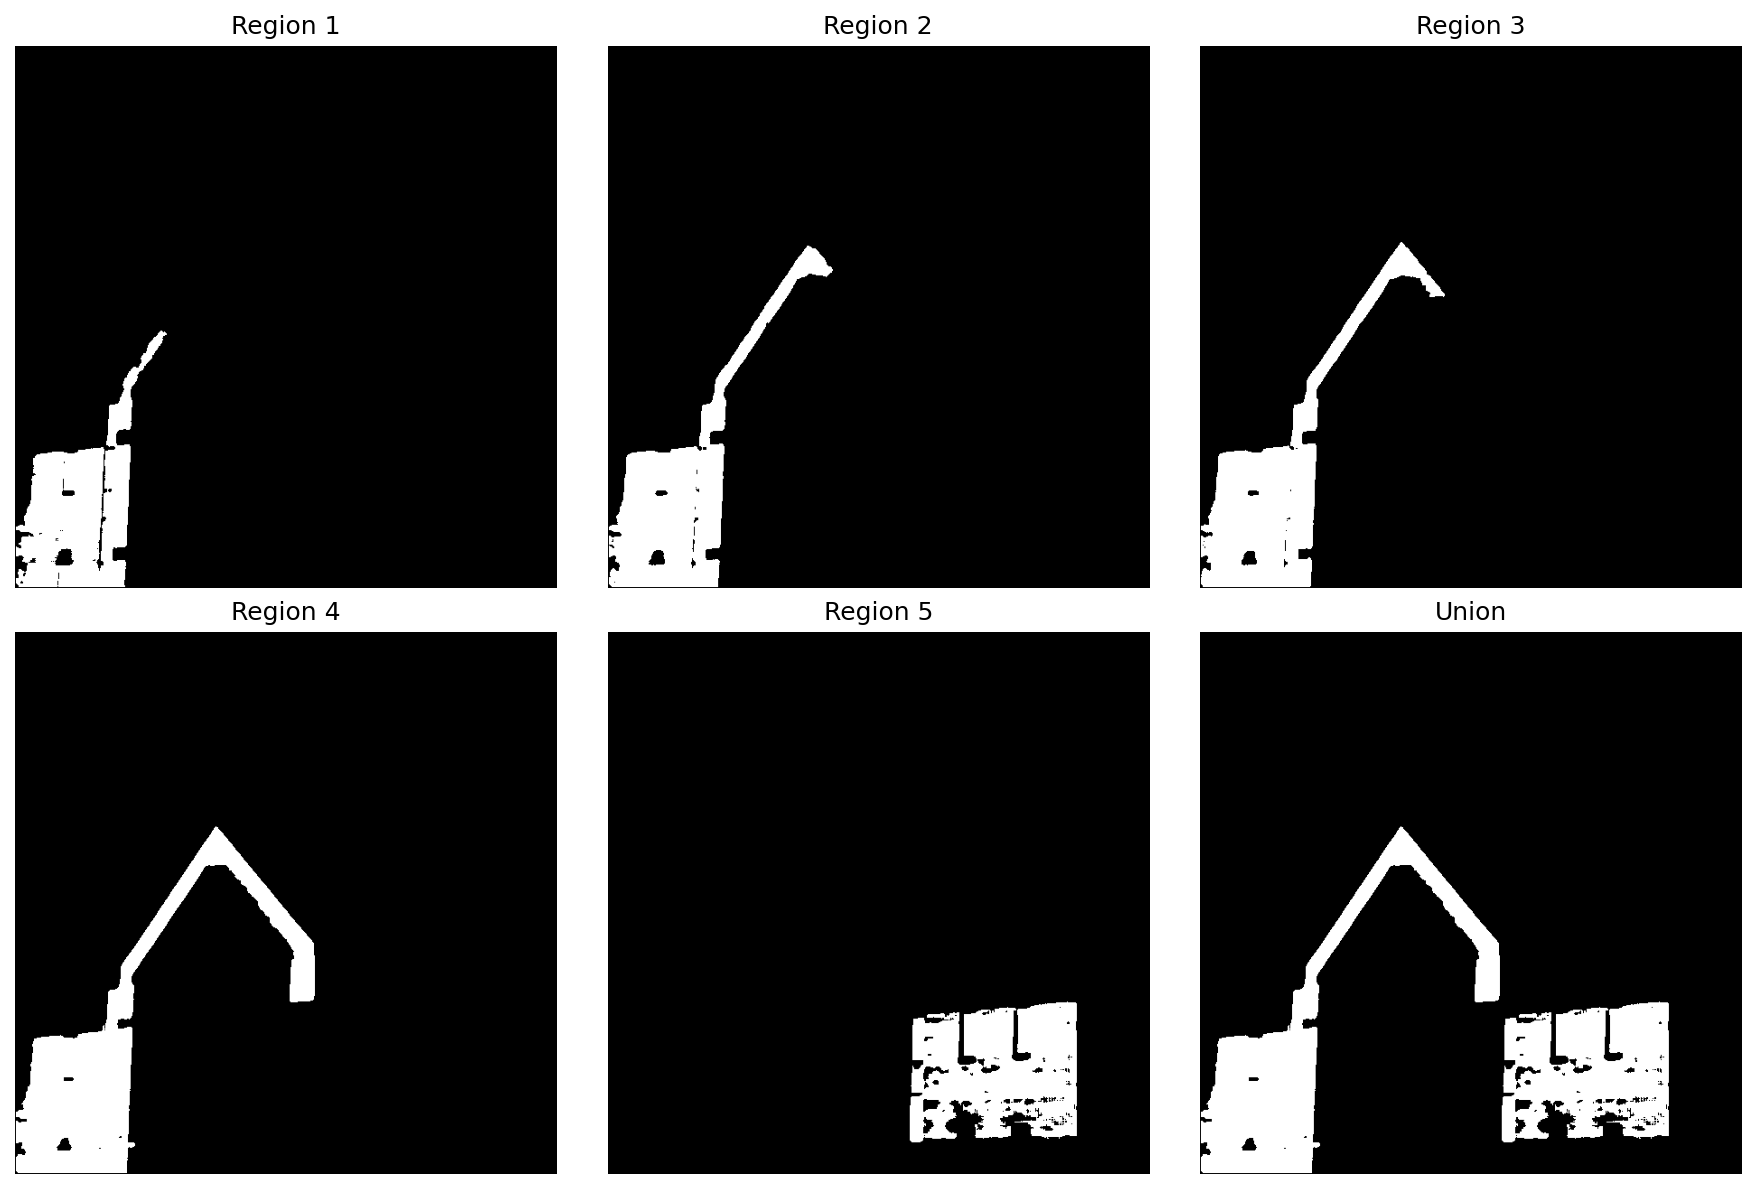

Python code for this plot:
"""Figure 12.53 - MSER of building."""

from __future__ import annotations

import os
import numpy as np
import matplotlib.pyplot as plt
from scipy import ndimage
import imageio.v2 as iio

from General.detectMSERFeatures import detectMSERFeatures
from libDIPUM.data_path import dip_data


def _to_gray(a: np.ndarray) -> np.ndarray:
    arr = np.asarray(a)
    if arr.ndim == 2:
        return arr
    if arr.ndim == 3:
        if arr.shape[2] == 1:
            return arr[..., 0]
        return (0.2989 * arr[..., 0] + 0.5870 * arr[..., 1] + 0.1140 * arr[..., 2]).astype(arr.dtype)
    raise ValueError("Input image must be 2-D grayscale or 3-D color")


def _linear_idx_to_mask(pixel_idx_1based: np.ndarray, shape_hw: tuple[int, int]) -> np.ndarray:
    """Convert MATLAB 1-based column-major linear indices to uint8 mask."""
    H, W = shape_hw
    out = np.zeros((H, W), dtype=np.uint8)
    idx0 = np.asarray(pixel_idx_1based, dtype=np.int64).ravel() - 1
    idx0 = idx0[(idx0 >= 0) & (idx0 < H * W)]
    if idx0.size == 0:
        return out
    rr, cc = np.unravel_index(idx0, (H, W), order="F")
    out[rr, cc] = 255
    return out


print("Running Figure1253 (MSER of building)...")

# Data
img_path = dip_data('building-600by600.tif')
I = _to_gray(iio.imread(img_path))

# Kernel
w = np.ones((5, 5), dtype=np.float64)
w = w / np.sum(w)

# Filtering (replicate boundary)
Is = ndimage.convolve(I, w, mode="nearest")

# MSER
R, RCC = detectMSERFeatures(
    Is,
    "ThresholdDelta",
    0.4,
    "RegionAreaRange",
    [10000, 30000],
)

# Display all images.
CC = RCC["PixelIdxList"]
NCC = len(CC)
Iunion = np.zeros_like(I, dtype=np.uint8)

fig = plt.figure(figsize=(12, 8))
for K in range(NCC):
    Idisp = _linear_idx_to_mask(CC[K], I.shape)
    Iunion = np.bitwise_or(Iunion, Idisp)

    subplot_idx = K + 1  # MATLAB: subplot(2,3,K)
    if subplot_idx > 6:
        break
    ax = fig.add_subplot(2, 3, subplot_idx)
    ax.imshow(Idisp, cmap="gray")
    ax.set_title(f"Region {K + 1}")
    ax.axis("off")

ax = fig.add_subplot(2, 3, 6)  # MATLAB: subplot(2,3,6)
ax.imshow(Iunion, cmap="gray")
ax.set_title("Union")
ax.axis("off")

fig.tight_layout()
out_path = os.path.join(os.path.dirname(__file__), "Figure1253.png")
fig.savefig(out_path, dpi=150, bbox_inches="tight")
print(f"Detected regions: {R.Count}")
print(f"Saved {out_path}")
plt.show()
